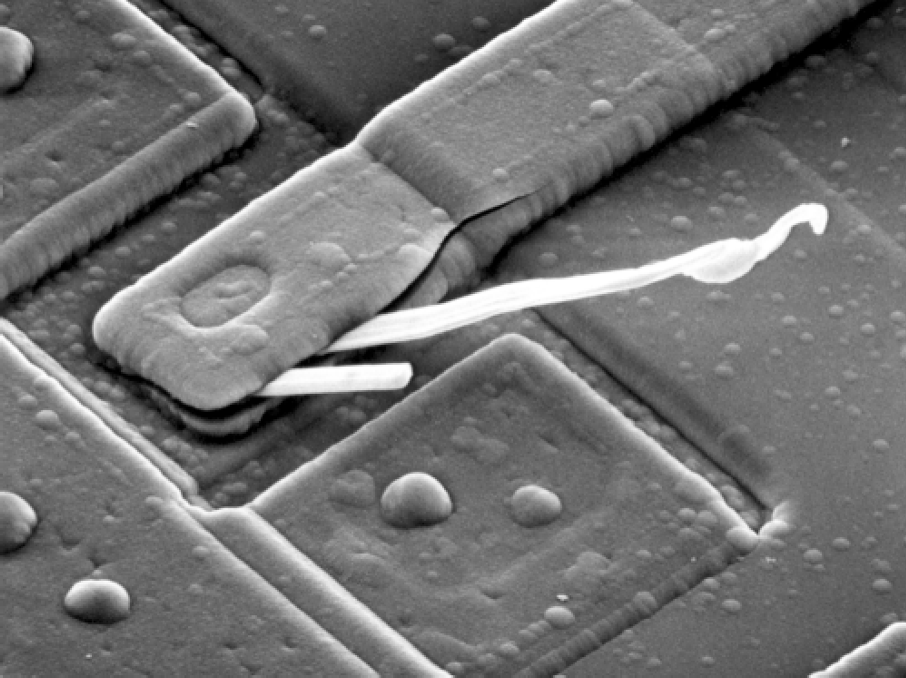
%> input picture circuit.tif, 906 x 678 px
$ octave untitled.m   (GNU Octave 9; MATLAB toolbox functions it lacks are replaced by stand-ins)
%> lines starting %> are read from the running program, lines starting %| are printed output that depends on the picture
clear all ; close all ; clc;

im = imread("circuit.tif");
%> im is the input picture: size 678x906 uint8; min 0, max 255, mean 112.6

im = double(im);
%> im: size 678x906 double
kernel = ones(15,15)/(15*15);

im_a = conv2(im , kernel , 'same');
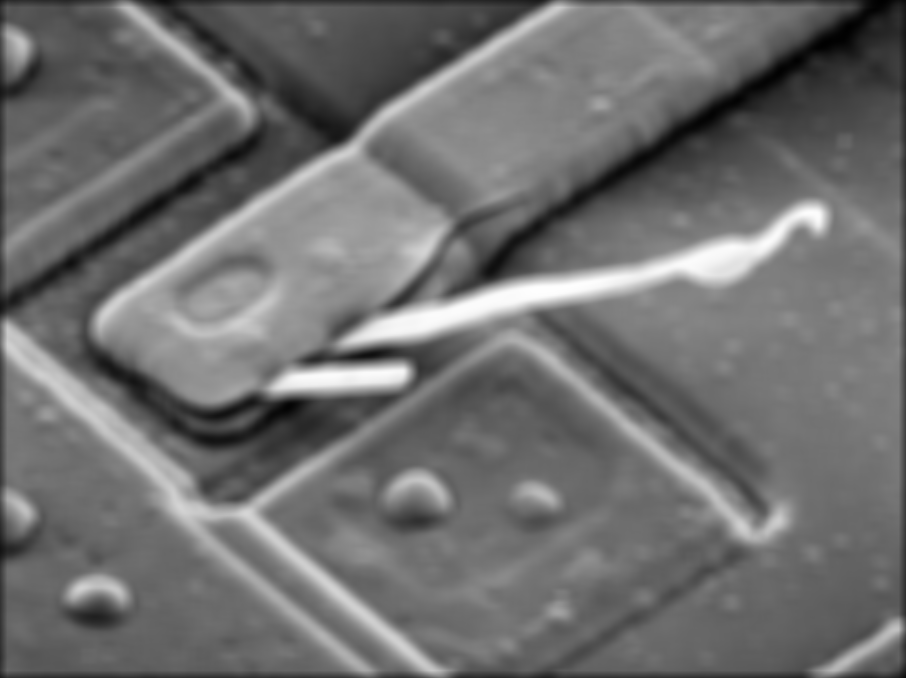
%> im_a: size 678x906 double; min 0.933, max 254.9, mean 111.6
figure
subplot(2,3,1), imshow(uint8(im));
subplot(2,3,2), imshow(uint8(im_a));

fft_im = fft2(im);
fft_kernel = fft2(kernel,678,906);
fft_out = fft_im .* fft_kernel ;

out = ifft2(fft_out); %in pixel
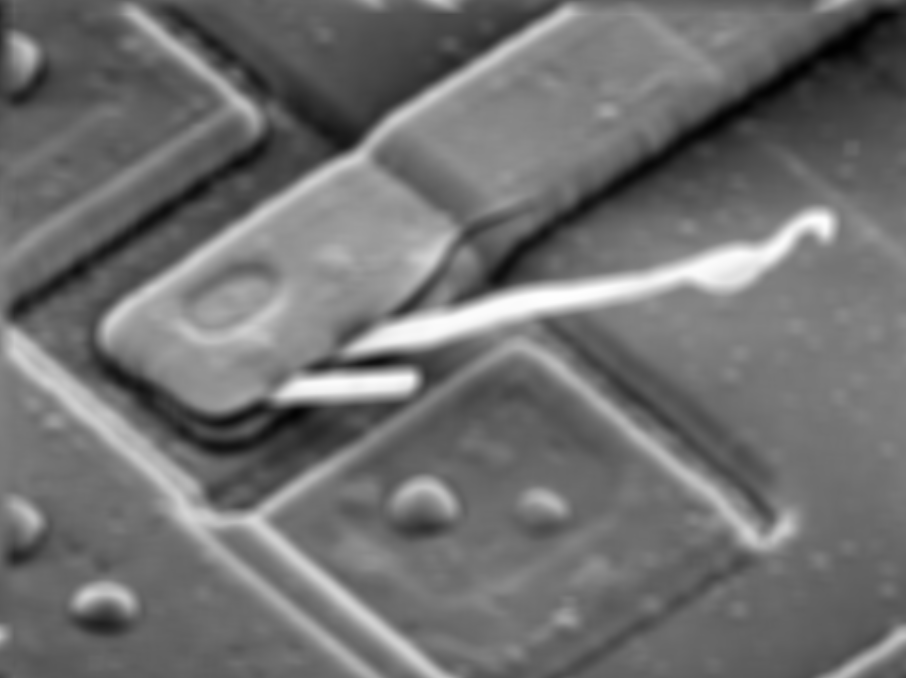
%> out: size 678x906 double; min 1.1, max 254.9, mean 112.6
subplot(2,3,6), imshow(uint8(out));

%to visualize only
subplot(2,3,3), imshow(log(abs(fftshift(fft_im))+1),[]);
%> after `imshow(log(abs(fftshift(fft_im))+1),[])`:
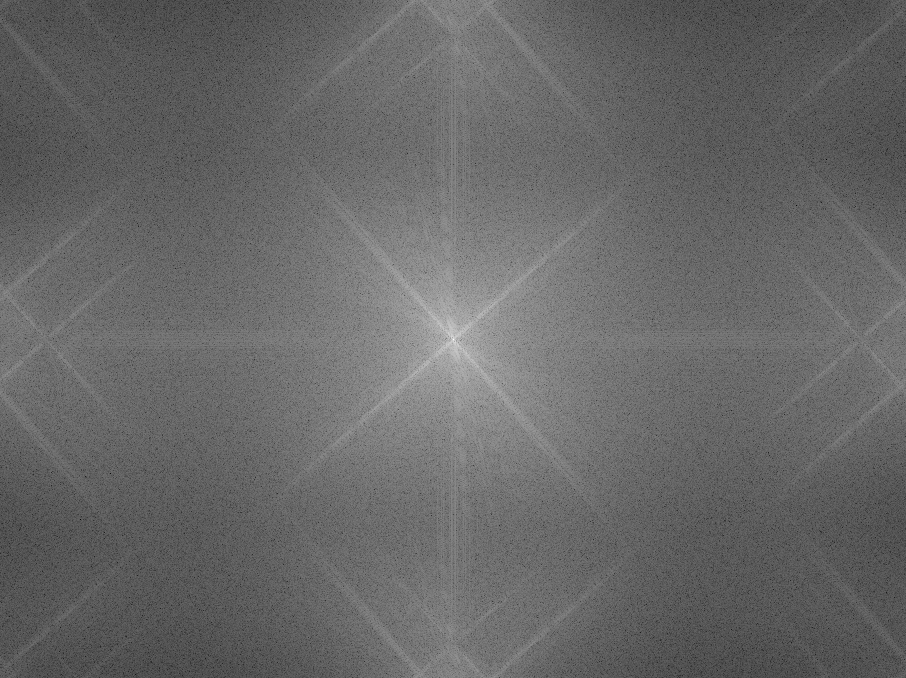
%> displayed picture: size 678x906, on the screen's scale of 0 to 255; min 0, max 255, mean 103.4
subplot(2,3,4), imshow(log(abs(fftshift(fft_kernel))+1),[]);
subplot(2,3,5), imshow(log(abs(fftshift(fft_out))+1),[]);
%> after `imshow(log(abs(fftshift(fft_out))+1),[])`:
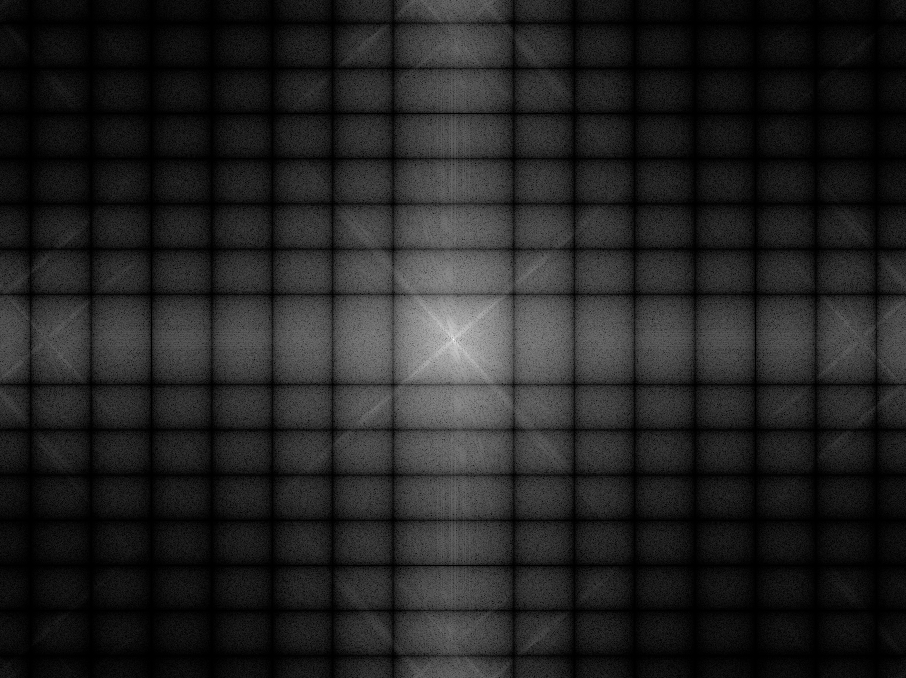
%> displayed picture: size 678x906, on the screen's scale of 0 to 255; min 0, max 255, mean 34.6
%> after `imshow(log(abs(fftshift(fft_out))+1),[])`:
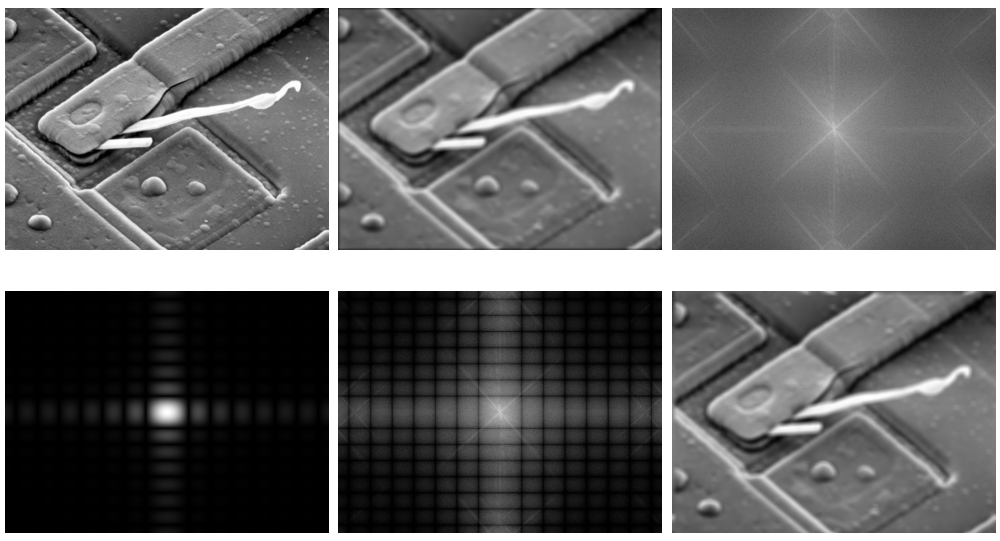
%> figure redrawn from the program's plot data, 6 panels
